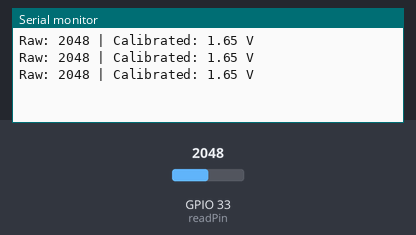
The sketch below on a simulated ESP32. On the bench: the last lines printed to the serial monitor. The inputs (shaded band) are chosen by the test bench; at power-on: GPIO 33 (readPin) = 2048.

Above: at 1.2 s.
1.3 s: GPIO 33 (readPin) set to 2866
At 1.9 s:
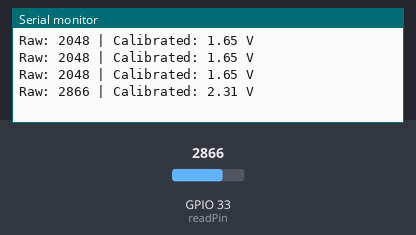
2.8 s: GPIO 33 (readPin) set to 3603
At 3.4 s:
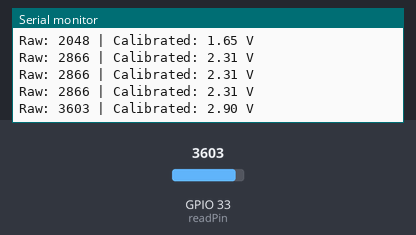
Timing chart, 0 to 5.8 s (numbered marks = the images above; inputs shaded):
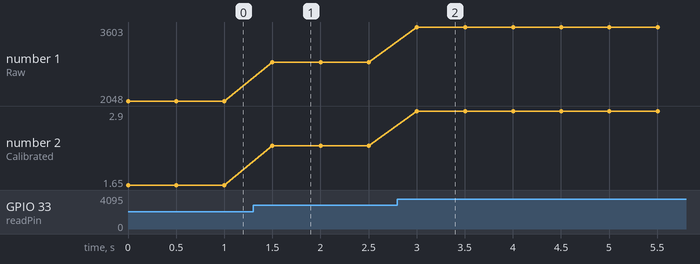

The sketch:

09-ReadingPotentiometerValue.ino
```cpp
int readPin = 33;
int baudRate = 115200;
int delayTime = 500;

void setup() {
  Serial.begin(baudRate);
  analogSetPinAttenuation(readPin, ADC_11db);
}

void loop() {
  int raw = analogRead(readPin);
  float mv = analogReadMilliVolts(readPin);

  Serial.printf("Raw: %d | Calibrated: %.2f V\n", raw, mv / 1000.0);
  delay(delayTime);
}
```

Measured:
- after the input at 1.3 s, the serial monitor: prints a new line after 0.20 s (image 1)
- after the input at 2.8 s, the serial monitor: prints a new line after 0.20 s (image 2)
- plotted number 1: 2048 → 2866 after the input at 1.3 s, 2866 → 3603 after the input at 2.8 s
- plotted number 2: 1.65 → 2.31 after the input at 1.3 s, 2.31 → 2.9 after the input at 2.8 s
